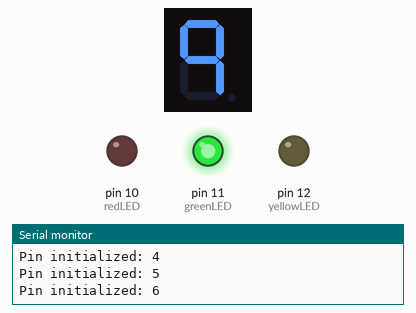
A sketch run on a simulated Arduino Uno, built with avr-gcc and run on an emulated ATmega328P. On the bench: 1-digit seven-segment display, output pins drawn as LEDs (lit = HIGH), the last lines printed to the serial monitor. Wiring (inferred from the names in the program): 1-digit 7-segment display, segments lit when HIGH: segments pin 2, pin 3, pin 4, pin 5, pin 6, pin 7, pin 8. The segment pins are drawn as the display they are named for; pins used as bus, display or sensor lines are not drawn.

Above: at 0.1 s.
At 5.1 s:
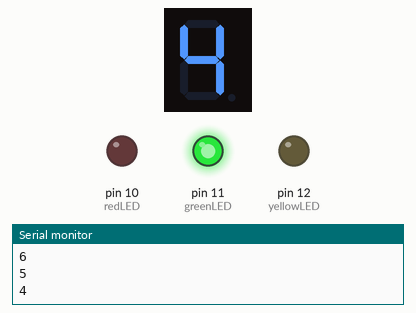
At 11.1 s:
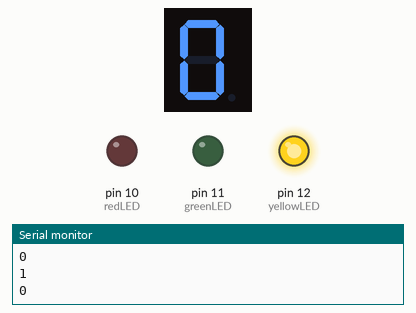
At 18.1 s:
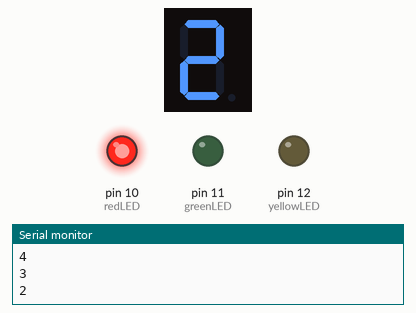
At 24.1 s:
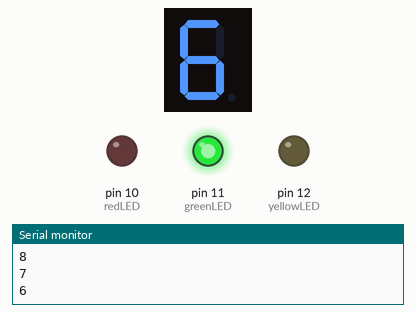
At 38.1 s:
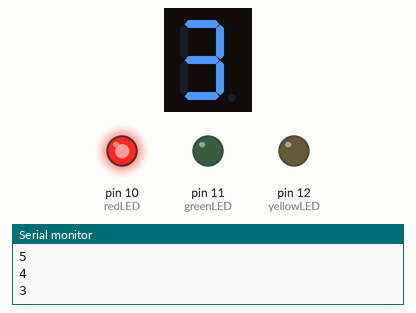
Timing chart, 0 to 39.6 s (numbered marks = the images above):
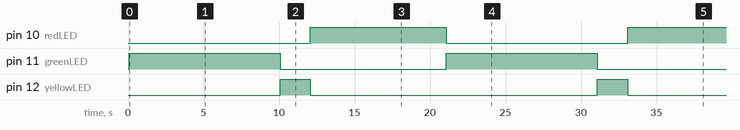

The sketch:

LAB5PROB4.ino
```cpp
int sevenSegPins[7] = {2, 3, 4, 5, 6, 7, 8};
byte sevenSegDigits[10][7] =
    {{1, 1, 1, 1, 1, 1, 0},
    {0, 1, 1, 0, 0, 0, 0},
    {1, 1, 0, 1, 1, 0, 1},
    {1, 1, 1, 1, 0, 0, 1},
    {0, 1, 1, 0, 0, 1, 1},
    {1, 0, 1, 1, 0, 1, 1},
    {1, 0, 1, 1, 1, 1, 1},
    {1, 1, 1, 0, 0, 0, 0},
    {1, 1, 1, 1, 1, 1, 1},
    {1, 1, 1, 0, 0, 1, 1}};

int greenLED = 11;
int yellowLED = 12;
int redLED = 10;

int counter;
void setup()
{
  Serial.begin(9600);
  for(int i = 0; i < 7; i++){
    pinMode(sevenSegPins[i], OUTPUT);
    Serial.print("Pin initialized: ");
    Serial.println(sevenSegPins[i]);
  }
  pinMode(greenLED, OUTPUT);
  pinMode(yellowLED, OUTPUT);
  pinMode(redLED, OUTPUT);
}

void loop()
{
  greenLight();
  yellowLight();
  redLight();
}

void display_digit(int N){
  for(int i = 0; i < 7; i++){
    digitalWrite(sevenSegPins[i], sevenSegDigits[N % 10][i]);
  }
}

void greenLight(){
  digitalWrite(greenLED, HIGH);
  for(int i = 9; i >= 0; i--){
    display_digit(i);
    Serial.println(i);
    delay(1000);
  }
  digitalWrite(greenLED, LOW);
}

void yellowLight(){
  digitalWrite(yellowLED, HIGH);
  for(int i = 1; i >= 0; i--){
    display_digit(i);
    Serial.println(i);
    delay(1000);
  }
  digitalWrite(yellowLED, LOW);
}

void redLight(){
  digitalWrite(redLED, HIGH);
  for(int i = 8; i >= 0; i--){
    display_digit(i);
    Serial.println(i);
    delay(1000);
  }
  digitalWrite(redLED, LOW);
}
```

Measured:
- by itself, pin 10 (redLED): LOW → HIGH at 12.1 s, → LOW 9.0 s later, → HIGH 12.0 s later
- by itself, pin 11 (greenLED): alternates HIGH for 10.0 s and LOW for 11.0 s
- by itself, pin 12 (yellowLED): alternates HIGH for 2.0 s and LOW for 19.0 s
- what the display in image 0 shows lasts 1.0 s, from 0.1 s to 1.1 s
